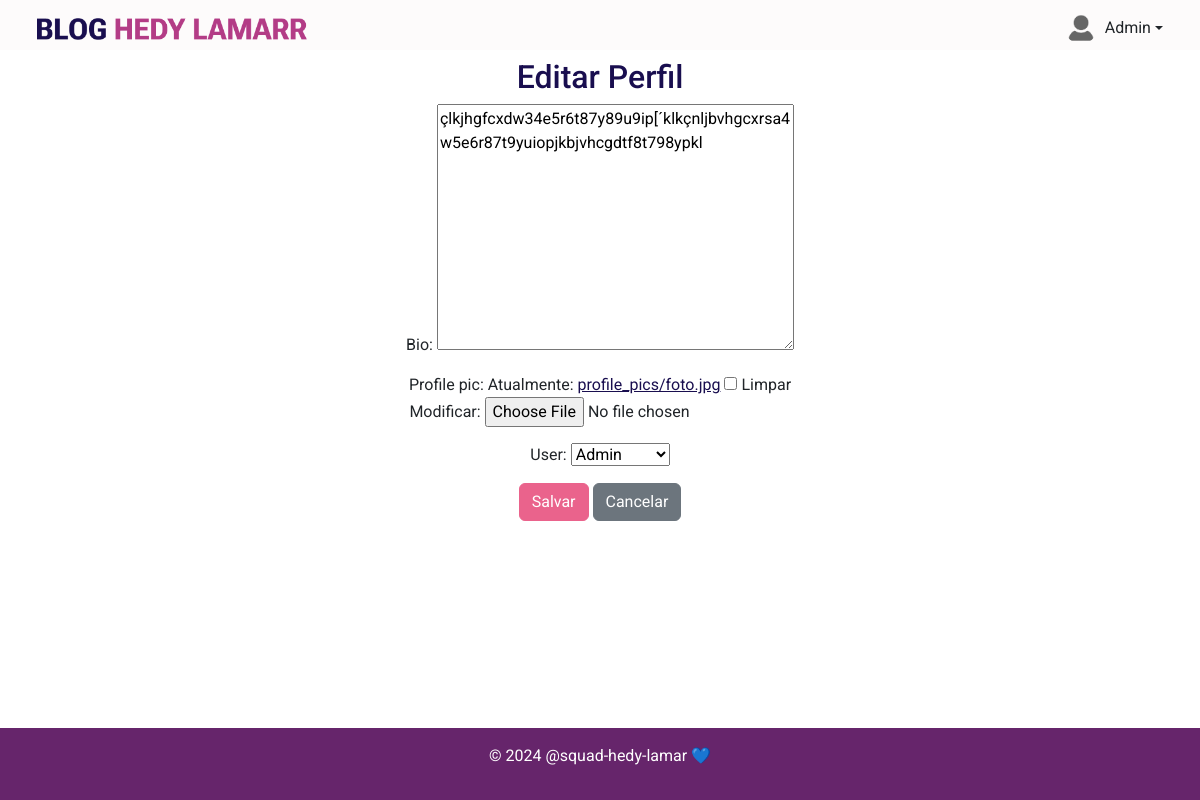
The app's page /edit_profile/ (signed in) with its own data.
### blog/models.py (models this page shows, shortened)
class Profile(models.Model):
  user = models.OneToOneField(settings.AUTH_USER_MODEL, on_delete=models.CASCADE)
  bio = models.TextField()
  profile_pic = models.ImageField(upload_to="profile_pics/", null=True, blank=True)
  created_at = models.DateTimeField(auto_now_add=True)
  updated_at = models.DateTimeField(auto_now=True)

### blog/views.py (the view)
# urls.py: path('edit_profile/', views.edit_profile, name='edit_profile'),
@login_required
def edit_profile(request):
    profile = get_object_or_404(Profile, user=request.user)
    if request.method == 'POST':
        form = ProfileForm(request.POST, request.FILES, instance=profile)
        if form.is_valid():
            form.save()
            return redirect('profile')
    else:
        form = ProfileForm(instance=profile)
    return render(request, 'users/edit_profile.html', {'form': form})

### blog/forms.py
class ProfileForm(forms.ModelForm):
    class Meta:
        model = Profile
        img = forms.ImageField(required=False)
        fields = ['bio', 'profile_pic', 'user']

### blog/templates/users/edit_profile.html (shortened to what this page needs)
{% extends 'base.html' %}
{% load static %}
{% block content %}
<div class="container">
    <h2>Editar Perfil</h2>
    <form method="post" enctype="multipart/form-data">
        {{ form.as_p }}
        <button type="submit" class="btn btn-primary">Salvar</button>
        <button type="delete" class="btn btn-secondary">Cancelar</button>
    </form>
</div>
{% endblock %}

### blog/templates/base.html (shortened to what this page needs)
<!DOCTYPE html>
<html lang="en">
<head>
    {% load static %}
    <link rel="stylesheet" href="{% static 'css/bootstrap.min.css' %}">
    <link rel="stylesheet" href="https://maxcdn.bootstrapcdn.com/font-awesome/4.7.0/css/font-awesome.min.css">
    <link rel="stylesheet" href="{% static 'css/styles.css' %}">
    <link rel="stylesheet" href="{% static 'css/list.css' %}">
    <link rel="stylesheet" href="{% static 'css/details.css' %}">
</head>
<body class="d-flex flex-column min-vh-100">
    <nav class="navbar navbar-expand-lg border-body navbar-blog" data-bs-theme="light">
        <div class="container-fluid">
            <a class="navbar-brand" href="/">
                <img src="{% static 'img/logo.png' %}" alt="Logo" class="d-inline-block align-text-top logo">
            </a>
            <div class="collapse navbar-collapse" id="navbarColor01">
                {% if user.is_authenticated %}
                <div class="flex-shrink-0 dropdown mb-1 ms-2">
                    <a href="{% url 'profile' %}" class="d-flex align-items-center link-dark text-decoration-none dropdown-toggle" data-bs-toggle="dropdown" aria-expanded="false">
                        <img src="{% static 'img/avatar.png' %}" alt="mdo" width="32" height="32" class="rounded-circle me-2">
                        <span>{{ user.username }}</span>
                    </a>
                </div>
                {% endif %}
            </div>
        </div>
    </nav>
    <header class="text-center">
    </header>
    <main class="flex-fill text-center">
        <div class="container mx-auto">
            {% block content %}
            {% endblock %}
        </div>
    </main>
    <footer class="bg-custom-purple purple text-center py-3 mt-5">
        <p style="color: #fff;">&copy; 2024 @squad-hedy-lamar 💙</p>
    </footer>
</body>
</html>

### static/css/styles.css (style rules this page uses)
body { font-family: 'Roboto', sans-serif; }
.navbar-blog { background-color: #FDFBFB !important; border-color: #66256B; padding: 10px 25px 0px 25px; }
.purple { background-color: #66256B; }
input::placeholder { color: #190E4F !important; opacity: 1 !important; }
.logo { width: 270px; height: 22px; }
a, h1, h2, h3, h4, h5, h6 { color: #190E4F !important; }

### records on screen
Profile: bio "çlkjhgfcxdw34e5r6t87y89u9ip[´klkçnljbvhgcxrsa4w5e6r87t9yuiopjkbjvhcgdtf8t798ypkl", user "Admin"

### other values on screen
{{ user.username }} "Admin"
